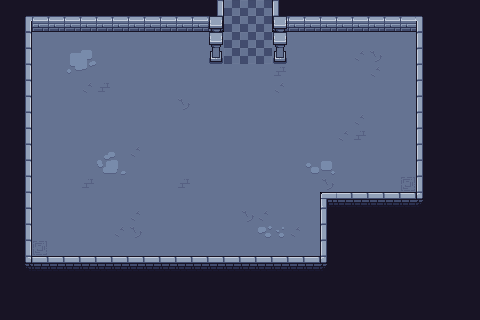

Tiled map render using the project's own tile images. Description and the whole map definition, tile-layer contents included, below:
An orthogonal 30x20 tile map with 16x16 px tiles, 3 tile layers (Walls, Background, BackgroundDetails) and 13 objects (7x Wall, 3x Vase, 2x Column).

<map version="1.10" tiledversion="1.11.2" orientation="orthogonal" renderorder="right-down" width="30" height="20" tilewidth="16" tileheight="16" infinite="0" nextlayerid="7" nextobjectid="18">
 <tileset firstgid="1" source="../Tilemaps/Dungeon_1.tsx" />
 <objectgroup id="4" name="Collision">
  <object id="3" x="35.2613" y="21.4246" width="17.8538" />
  <object id="5" type="Wall" x="31.6905" y="0.446346" width="191.929" height="16.5148" />
  <object id="6" type="Wall" x="25.888" y="16.9611" width="5.35615" height="245.044" />
  <object id="7" type="Wall" x="31.6905" y="257.095" width="295.034" height="5.80249" />
  <object id="8" type="Wall" x="320.476" y="193.268" width="6.69518" height="68.7372" />
  <object id="9" type="Wall" x="327.171" y="193.268" width="95.0716" height="4.9098" />
  <object id="10" type="Wall" x="416.44" y="16.9611" width="6.24884" height="181.216" />
  <object id="11" type="Wall" x="272.271" y="0.446346" width="149.526" height="16.9611" />
  <object id="12" type="Column" x="209.336" y="16.9611" width="13.3904" height="31.6905" />
  <object id="13" type="Column" x="273.61" y="16.7379" width="13.3904" height="31.6906" />
 </objectgroup>
 <layer id="1" name="Walls" width="30" height="20">
  <data encoding="csv">
0,0,0,0,0,0,0,0,0,0,0,0,0,232,0,0,0,230,0,0,0,0,0,0,0,0,0,0,0,0,
0,263,290,290,290,290,290,290,290,290,290,290,290,260,0,0,0,258,259,259,259,259,259,259,259,259,262,0,0,0,
0,232,0,0,0,0,0,0,0,0,0,0,0,0,0,0,0,0,0,0,0,0,0,0,0,0,237,0,0,0,
0,232,0,0,0,0,0,0,0,0,0,0,0,0,0,0,0,0,0,0,0,0,0,0,0,0,237,0,0,0,
0,232,0,0,0,0,0,0,0,0,0,0,0,0,0,0,0,0,0,0,0,0,0,0,0,0,237,0,0,0,
0,232,0,0,0,0,0,0,0,0,0,0,0,0,0,0,0,0,0,0,0,0,0,0,0,0,237,0,0,0,
0,232,0,0,0,0,0,0,0,0,0,0,0,0,0,0,0,0,0,0,0,0,0,0,0,0,230,0,0,0,
0,232,0,0,0,0,0,0,0,0,0,0,0,0,0,0,0,0,0,0,0,0,0,0,0,0,237,0,0,0,
0,232,0,0,0,0,0,0,0,0,0,0,0,0,0,0,0,0,0,0,0,0,0,0,0,0,237,0,0,0,
0,232,0,0,0,0,0,0,0,0,0,0,0,0,0,0,0,0,0,0,0,0,0,0,0,0,237,0,0,0,
0,232,0,0,0,0,0,0,0,0,0,0,0,0,0,0,0,0,0,0,0,0,0,0,0,0,237,0,0,0,
0,232,0,0,0,0,0,0,0,0,0,0,0,0,0,0,0,0,0,0,0,0,0,0,0,0,237,0,0,0,
0,232,0,0,0,0,0,0,0,0,0,0,0,0,0,0,0,0,0,0,209,211,211,211,211,211,234,0,0,0,
0,232,0,0,0,0,0,0,0,0,0,0,0,0,0,0,0,0,0,0,230,0,0,0,0,0,0,0,0,0,
0,232,0,0,0,0,0,0,0,0,0,0,0,0,0,0,0,0,0,0,230,0,0,0,0,0,0,0,0,0,
0,232,0,0,0,0,0,0,0,0,0,0,0,0,0,0,0,0,0,0,230,0,0,0,0,0,0,0,0,0,
0,235,203,203,203,203,203,203,203,203,203,203,203,203,203,203,203,203,203,203,234,0,0,0,0,0,0,0,0,0,
0,0,0,0,0,0,0,0,0,0,0,0,0,0,0,0,0,0,0,0,0,0,0,0,0,0,0,0,0,0,
0,0,0,0,0,0,0,0,0,0,0,0,0,0,0,0,0,0,0,0,0,0,0,0,0,0,0,0,0,0,
0,0,0,0,0,0,0,0,0,0,0,0,0,0,0,0,0,0,0,0,0,0,0,0,0,0,0,0,0,0
</data>
 </layer>
 <layer id="2" name="Background" width="30" height="20">
  <data encoding="csv">
149,149,149,149,149,149,149,149,149,149,149,149,149,0,373,373,373,0,149,149,149,149,149,149,149,149,149,149,149,149,
149,0,0,0,0,0,0,0,0,0,0,0,0,0,373,373,373,0,0,0,0,0,0,0,0,0,0,149,149,149,
149,0,373,373,373,373,373,373,373,373,373,373,373,373,373,373,373,373,373,373,373,373,373,373,373,373,0,149,149,149,
149,0,373,373,373,373,373,373,373,373,373,373,373,373,373,373,373,373,373,373,373,373,373,373,373,373,0,149,149,149,
149,0,373,373,373,373,373,373,373,373,373,373,373,373,373,373,373,373,373,373,373,373,373,373,373,373,0,149,149,149,
149,0,373,373,373,373,373,373,373,373,373,373,373,373,373,373,373,373,373,373,373,373,373,373,373,373,0,149,149,149,
149,0,373,373,373,373,373,373,373,373,373,373,373,373,373,373,373,373,373,373,373,373,373,373,373,373,0,149,149,149,
149,0,373,373,373,373,373,373,373,373,373,373,373,373,373,373,373,373,373,373,373,373,373,373,373,373,0,149,149,149,
149,0,373,373,373,373,373,373,373,373,373,373,373,373,373,373,373,373,373,373,373,373,373,373,373,373,0,149,149,149,
149,0,373,373,373,373,373,373,373,373,373,373,373,373,373,373,373,373,373,373,373,373,373,373,373,373,0,149,149,149,
149,0,373,373,373,373,373,373,373,373,373,373,373,373,373,373,373,373,373,373,373,373,373,373,373,373,0,149,149,149,
149,0,373,373,373,373,373,373,373,373,373,373,373,373,373,373,373,373,373,373,373,373,373,373,373,373,0,149,149,149,
149,0,373,373,373,373,373,373,373,373,373,373,373,373,373,373,373,373,373,373,0,0,0,0,0,0,0,149,149,149,
149,0,373,373,373,373,373,373,373,373,373,373,373,373,373,373,373,373,373,373,0,149,149,149,149,149,149,149,149,149,
149,0,373,373,373,373,373,373,373,373,373,373,373,373,373,373,373,373,373,373,0,149,149,149,149,149,149,149,149,149,
149,0,373,373,373,373,373,373,373,373,373,373,373,373,373,373,373,373,373,373,0,149,149,149,149,149,149,149,149,149,
149,0,0,0,0,0,0,0,0,0,0,0,0,0,0,0,0,0,0,0,0,149,149,149,149,149,149,149,149,149,
149,149,149,149,149,149,149,149,149,149,149,149,149,149,149,149,149,149,149,149,149,149,149,149,149,149,149,149,149,149,
149,149,149,149,149,149,149,149,149,149,149,149,149,149,149,149,149,149,149,149,149,149,149,149,149,149,149,149,149,149,
149,149,149,149,149,149,149,149,149,149,149,149,149,149,149,149,149,149,149,149,149,149,149,149,149,149,149,149,149,149
</data>
 </layer>
 <layer id="5" name="BackgroundDetails" width="30" height="20">
  <data encoding="csv">
0,0,0,0,0,0,0,0,0,0,0,0,0,0,370,370,370,0,0,0,0,0,0,0,0,0,0,0,0,0,
0,0,0,0,0,0,0,0,0,0,0,0,0,510,370,370,370,510,0,0,0,0,0,0,0,0,0,0,0,0,
0,0,0,0,0,0,0,0,0,0,0,0,0,510,370,370,370,510,0,0,0,0,0,0,0,0,0,0,0,0,
0,0,0,0,350,351,0,0,0,0,0,0,0,538,370,370,370,538,0,0,0,0,346,375,0,0,0,0,0,0,
0,0,0,0,378,379,0,0,0,0,0,0,0,0,0,0,0,374,0,0,0,0,0,346,0,0,0,0,0,0,
0,0,0,0,373,346,374,0,0,0,0,0,0,0,0,0,0,346,0,0,0,0,0,0,0,0,0,0,0,0,
0,0,0,0,0,0,0,0,0,0,0,375,0,0,0,0,0,0,0,0,0,0,0,0,0,0,0,0,0,0,
0,0,0,0,0,0,0,0,0,0,0,0,0,0,0,0,0,0,0,0,0,0,346,0,0,0,0,0,0,0,
0,0,0,0,0,0,0,0,0,0,0,0,0,0,0,0,0,0,0,0,0,346,374,0,0,0,0,0,0,0,
0,0,0,0,0,0,352,353,346,0,0,0,0,0,0,0,0,0,0,0,0,0,0,0,0,0,0,0,0,0,
0,0,0,0,0,0,380,381,0,0,0,0,0,0,0,0,0,0,0,348,349,0,0,0,0,0,0,0,0,0,
0,0,0,0,0,374,0,0,0,0,0,374,0,0,0,0,0,0,0,0,375,0,0,0,0,347,0,0,0,0,
0,0,0,0,0,0,0,0,0,0,0,0,0,0,0,0,0,0,0,0,0,0,0,0,0,0,0,0,0,0,
0,0,0,0,0,0,0,0,346,0,0,0,0,0,0,375,346,0,0,0,0,0,0,0,0,0,0,0,0,0,
0,0,0,0,0,0,0,346,375,0,0,0,0,0,0,0,376,377,346,0,0,0,0,0,0,0,0,0,0,0,
0,0,347,0,0,0,0,0,0,0,0,0,0,0,0,0,0,0,0,0,0,0,0,0,0,0,0,0,0,0,
0,0,0,0,0,0,0,0,0,0,0,0,0,0,0,0,0,0,0,0,0,0,0,0,0,0,0,0,0,0,
0,0,0,0,0,0,0,0,0,0,0,0,0,0,0,0,0,0,0,0,0,0,0,0,0,0,0,0,0,0,
0,0,0,0,0,0,0,0,0,0,0,0,0,0,0,0,0,0,0,0,0,0,0,0,0,0,0,0,0,0,
0,0,0,0,0,0,0,0,0,0,0,0,0,0,0,0,0,0,0,0,0,0,0,0,0,0,0,0,0,0
</data>
 </layer>
 <objectgroup id="3" name="Objects">
  <object id="1" name="Vase1" type="Vase" x="397.322" y="80.3779" width="16" height="16">
   <properties>
    <property name="coinValue" type="int" value="5" />
    <property name="health" type="int" value="1" />
   </properties>
  </object>
  <object id="16" name="Vase2" type="Vase" x="397.282" y="100.462" width="16" height="16">
   <properties>
    <property name="coinValue" type="int" value="5" />
    <property name="health" type="int" value="1" />
   </properties>
  </object>
  <object id="17" name="Vase3" type="Vase" x="397.282" y="119.655" width="16" height="16">
   <properties>
    <property name="coinValue" type="int" value="5" />
    <property name="health" type="int" value="1" />
   </properties>
  </object>
 </objectgroup>
</map>
